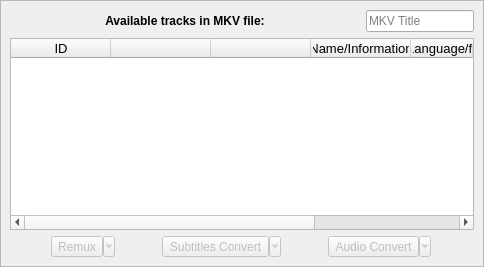
       <widget class="QWidget" name="TracksPage">
        <layout class="QHBoxLayout" name="horizontalLayout_4">
         <property name="leftMargin">
          <number>0</number>
         </property>
         <property name="topMargin">
          <number>0</number>
         </property>
         <property name="rightMargin">
          <number>0</number>
         </property>
         <property name="bottomMargin">
          <number>0</number>
         </property>
         <item>
          <widget class="QFrame" name="tracks_bloc">
           <property name="minimumSize">
            <size>
             <width>0</width>
             <height>175</height>
            </size>
           </property>
           <property name="frameShape">
            <enum>QFrame::Shape::StyledPanel</enum>
           </property>
           <property name="frameShadow">
            <enum>QFrame::Shadow::Raised</enum>
           </property>
           <layout class="QHBoxLayout" name="horizontalLayout_8">
            <item>
             <layout class="QVBoxLayout" name="verticalLayout">
              <item>
               <layout class="QHBoxLayout" name="horizontalLayout">
                <property name="spacing">
                 <number>6</number>
                </property>
                <property name="bottomMargin">
                 <number>0</number>
                </property>
                <item>
                 <widget class="QLabel" name="label">
                  <property name="sizePolicy">
                   <sizepolicy hsizetype="Maximum" vsizetype="Preferred">
                    <horstretch>0</horstretch>
                    <verstretch>0</verstretch>
                   </sizepolicy>
                  </property>
                  <property name="minimumSize">
                   <size>
                    <width>350</width>
                    <height>0</height>
                   </size>
                  </property>
                  <property name="font">
                   <font>
                    <bold>true</bold>
                   </font>
                  </property>
                  <property name="text">
                   <string>Available tracks in MKV file:</string>
                  </property>
                  <property name="alignment">
                   <set>Qt::AlignmentFlag::AlignCenter</set>
                  </property>
                 </widget>
                </item>
                <item>
                 <widget class="QLineEdit" name="mkv_title">
                  <property name="sizePolicy">
                   <sizepolicy hsizetype="Minimum" vsizetype="Fixed">
                    <horstretch>0</horstretch>
                    <verstretch>0</verstretch>
                   </sizepolicy>
                  </property>
                  <property name="maximumSize">
                   <size>
                    <width>16777215</width>
                    <height>16777215</height>
                   </size>
                  </property>
                  <property name="acceptDrops">
                   <bool>false</bool>
                  </property>
                  <property name="statusTip">
                   <string>The title of the MKV file. This information can be edited. </string>
                  </property>
                  <property name="inputMask">
                   <string/>
                  </property>
                  <property name="text">
                   <string/>
                  </property>
                  <property name="placeholderText">
                   <string>MKV Title</string>
                  </property>
                  <property name="clearButtonEnabled">
                   <bool>true</bool>
                  </property>
                 </widget>
                </item>
               </layout>
              </item>
              <item>
               <widget class="QTableWidget" name="mkv_tracks">
                <property name="sizePolicy">
                 <sizepolicy hsizetype="Expanding" vsizetype="Expanding">
                  <horstretch>0</horstretch>
                  <verstretch>0</verstretch>
                 </sizepolicy>
                </property>
                <property name="font">
                 <font>
                  <pointsize>10</pointsize>
                  <bold>false</bold>
                 </font>
                </property>
                <property name="statusTip">
                 <string/>
                </property>
                <property name="editTriggers">
                 <set>QAbstractItemView::EditTrigger::DoubleClicked</set>
                </property>
                <property name="alternatingRowColors">
                 <bool>true</bool>
                </property>
                <property name="selectionMode">
                 <enum>QAbstractItemView::SelectionMode::NoSelection</enum>
                </property>
                <property name="selectionBehavior">
                 <enum>QAbstractItemView::SelectionBehavior::SelectItems</enum>
                </property>
                <property name="iconSize">
                 <size>
                  <width>18</width>
                  <height>18</height>
                 </size>
                </property>
                <property name="showGrid">
                 <bool>false</bool>
                </property>
                <property name="gridStyle">
                 <enum>Qt::PenStyle::DashLine</enum>
                </property>
                <property name="wordWrap">
                 <bool>true</bool>
                </property>
                <attribute name="horizontalHeaderMinimumSectionSize">
                 <number>20</number>
                </attribute>
                <attribute name="horizontalHeaderDefaultSectionSize">
                 <number>100</number>
                </attribute>
                <attribute name="horizontalHeaderShowSortIndicator" stdset="0">
                 <bool>false</bool>
                </attribute>
                <attribute name="verticalHeaderVisible">
                 <bool>false</bool>
                </attribute>
                <attribute name="verticalHeaderMinimumSectionSize">
                 <number>30</number>
                </attribute>
                <attribute name="verticalHeaderHighlightSections">
                 <bool>false</bool>
                </attribute>
                <column>
                 <property name="text">
                  <string notr="true">ID</string>
                 </property>
                </column>
                <column>
                 <property name="text">
                  <string notr="true"/>
                 </property>
                 <property name="icon">
                  <iconset theme="checkbox"/>
                 </property>
                </column>
                <column>
                 <property name="text">
                  <string notr="true"/>
                 </property>
                 <property name="toolTip">
                  <string/>
                 </property>
                 <property name="icon">
                  <iconset theme="applications-multimedia"/>
                 </property>
                </column>
                <column>
                 <property name="text">
                  <string>Name/Information</string>
                 </property>
                </column>
                <column>
                 <property name="text">
                  <string>Language/fps/Size</string>
                 </property>
                </column>
                <column>
                 <property name="text">
                  <string>Codec</string>
                 </property>
                </column>
               </widget>
              </item>
              <item>
               <layout class="QHBoxLayout" name="horizontalLayout_2">
                <property name="bottomMargin">
                 <number>0</number>
                </property>
                <item>
                 <widget class="QToolButton" name="option_reencapsulate">
                  <property name="enabled">
                   <bool>false</bool>
                  </property>
                  <property name="toolTip">
                   <string>&lt;html&gt;&lt;head/&gt;&lt;body&gt;&lt;p&gt;&lt;span style=&quot; font-weight:600;&quot;&gt;MKVMerge&lt;/span&gt;: Merge multimedia streams into a Matroska file. This software is available in the debian packages &lt;span style=&quot; font-style:italic;&quot;&gt;(mkvtoolnix package name)&lt;/span&gt; or on &lt;span style=&quot; text-decoration: underline;&quot;&gt;mkvtoolnix.download&lt;/span&gt; and is &lt;span style=&quot; font-weight:600;&quot;&gt;mandatory&lt;/span&gt; for use MKV Extractor Qt.&lt;/p&gt;&lt;/body&gt;&lt;/html&gt;</string>
                  </property>
                  <property name="statusTip">
                   <string>Automatically remux extracted tracks into a new MKV file. Options are available.</string>
                  </property>
                  <property name="text">
                   <string>Remux</string>
                  </property>
                  <property name="icon">
                   <iconset resource="MKVRessources.qrc">
                    <normaloff>:/img/capsule.png</normaloff>:/img/capsule.png</iconset>
                  </property>
                  <property name="iconSize">
                   <size>
                    <width>20</width>
                    <height>20</height>
                   </size>
                  </property>
                  <property name="checkable">
                   <bool>true</bool>
                  </property>
                  <property name="popupMode">
                   <enum>QToolButton::ToolButtonPopupMode::MenuButtonPopup</enum>
                  </property>
                  <property name="toolButtonStyle">
                   <enum>Qt::ToolButtonStyle::ToolButtonTextBesideIcon</enum>
                  </property>
                 </widget>
                </item>
                <item>
                 <widget class="QToolButton" name="option_subtitles">
                  <property name="enabled">
                   <bool>false</bool>
                  </property>
                  <property name="toolTip">
                   <string>&lt;html&gt;&lt;head/&gt;&lt;body&gt;&lt;p&gt;&lt;span style=&quot; font-weight:600;&quot;&gt;Qtesseract5 &lt;/span&gt;&lt;span style=&quot; font-style:italic;&quot;&gt;(by me)&lt;/span&gt;: SUB to SRT convertion with OCR. This software is avaible on my PPA or on &lt;span style=&quot; text-decoration: underline;&quot;&gt;qtesseract5.hizo.fr&lt;/span&gt;.&lt;/p&gt;&lt;p&gt;&lt;span style=&quot; font-weight:600;&quot;&gt;FFMpeg &lt;/span&gt;&lt;span style=&quot; font-style:italic;&quot;&gt;(by Fabrice Bellard and &lt;/span&gt;Bobby Bingham&lt;span style=&quot; font-style:italic;&quot;&gt;)&lt;/span&gt;: SUP/PGS (HD subtitles) to SUB convertion. This software is avaible evrywhere.&lt;/p&gt;&lt;p&gt;&lt;span style=&quot; font-weight:600;&quot;&gt;BDSub2Sup &lt;/span&gt;&lt;span style=&quot; font-style:italic;&quot;&gt;(by Volker Oth then by Miklos Juhasz)&lt;/span&gt;: SUP/PGS (HD subtitles) to SUB convertion. This software is avaible on my PPA or on &lt;span style=&quot; text-decoration: underline;&quot;&gt;github.com&lt;/span&gt;.&lt;/p&gt;&lt;p&gt;&lt;span style=&quot; font-weight:600;&quot;&gt;Explications&lt;/span&gt;: If this button is activate, BDSub2Sup/FFMpeg and Qtesseract5 will be used.&lt;/p&gt;&lt;p&gt;&lt;span style=&quot; font-weight:600;&quot;&gt;Why I can't use it?&lt;/span&gt;&lt;br/&gt;1) Qtesseract5 or/and BDSub2Sup/FFMpeg needs to be install.&lt;br/&gt;2) Tick a SUB/SUP/PGS track and the button will be activate.&lt;/p&gt;&lt;/body&gt;&lt;/html&gt;</string>
                  </property>
                  <property name="statusTip">
                   <string>Convertion subtitles option. Qtesseract5 and BDSup2Sub/FFMpeg (for SUP files) need to be present.</string>
                  </property>
                  <property name="text">
                   <string>Subtitles Convert</string>
                  </property>
                  <property name="icon">
                   <iconset resource="MKVRessources.qrc">
                    <normaloff>:/img/subtitles-convert.png</normaloff>:/img/subtitles-convert.png</iconset>
                  </property>
                  <property name="iconSize">
                   <size>
                    <width>20</width>
                    <height>20</height>
                   </size>
                  </property>
                  <property name="checkable">
                   <bool>true</bool>
                  </property>
                  <property name="popupMode">
                   <enum>QToolButton::ToolButtonPopupMode::MenuButtonPopup</enum>
                  </property>
                  <property name="toolButtonStyle">
                   <enum>Qt::ToolButtonStyle::ToolButtonTextBesideIcon</enum>
                  </property>
                 </widget>
                </item>
                <item>
                 <widget class="QToolButton" name="option_audio">
                  <property name="enabled">
                   <bool>false</bool>
                  </property>
                  <property name="toolTip">
                   <string>&lt;html&gt;&lt;head/&gt;&lt;body&gt;&lt;p&gt;&lt;span style=&quot; font-weight:600;&quot;&gt;FFmpeg&lt;/span&gt;: A complete, cross-platform solution to record, convert and stream audio and video. This software is avaible in the debian packages or on &lt;span style=&quot; text-decoration: underline;&quot;&gt;ffmpeg.org&lt;/span&gt;.&lt;/p&gt;&lt;p&gt;&lt;span style=&quot; font-weight:600;&quot;&gt;AvConv&lt;/span&gt;: A fork of FFmpeg. This software is avaible in the debian packages &lt;span style=&quot; font-style:italic;&quot;&gt;(libav-tools package name)&lt;/span&gt; or on &lt;span style=&quot; text-decoration: underline;&quot;&gt;libav.org&lt;/span&gt;.&lt;/p&gt;&lt;p&gt;&lt;span style=&quot; font-weight:600;&quot;&gt;Why I can't use it?&lt;/span&gt;&lt;br/&gt;1) FFmpeg or AvConv need to be install.&lt;br/&gt;2) Tick a audio track and the button will be activate.&lt;/p&gt;&lt;/body&gt;&lt;/html&gt;</string>
                  </property>
                  <property name="statusTip">
                   <string>Audio conversion option. FFMpeg or AvConv need to be present.</string>
                  </property>
                  <property name="text">
                   <string>Audio Convert</string>
                  </property>
                  <property name="icon">
                   <iconset resource="MKVRessources.qrc">
                    <normaloff>:/img/audio-convert.png</normaloff>:/img/audio-convert.png</iconset>
                  </property>
                  <property name="iconSize">
                   <size>
                    <width>20</width>
                    <height>20</height>
                   </size>
                  </property>
                  <property name="checkable">
                   <bool>true</bool>
                  </property>
                  <property name="popupMode">
                   <enum>QToolButton::ToolButtonPopupMode::MenuButtonPopup</enum>
                  </property>
                  <property name="toolButtonStyle">
                   <enum>Qt::ToolButtonStyle::ToolButtonTextBesideIcon</enum>
                  </property>
                 </widget>
                </item>
               </layout>
              </item>
             </layout>
            </item>
           </layout>
           <zorder></zorder>
          </widget>
         </item>
        </layout>
       </widget>
